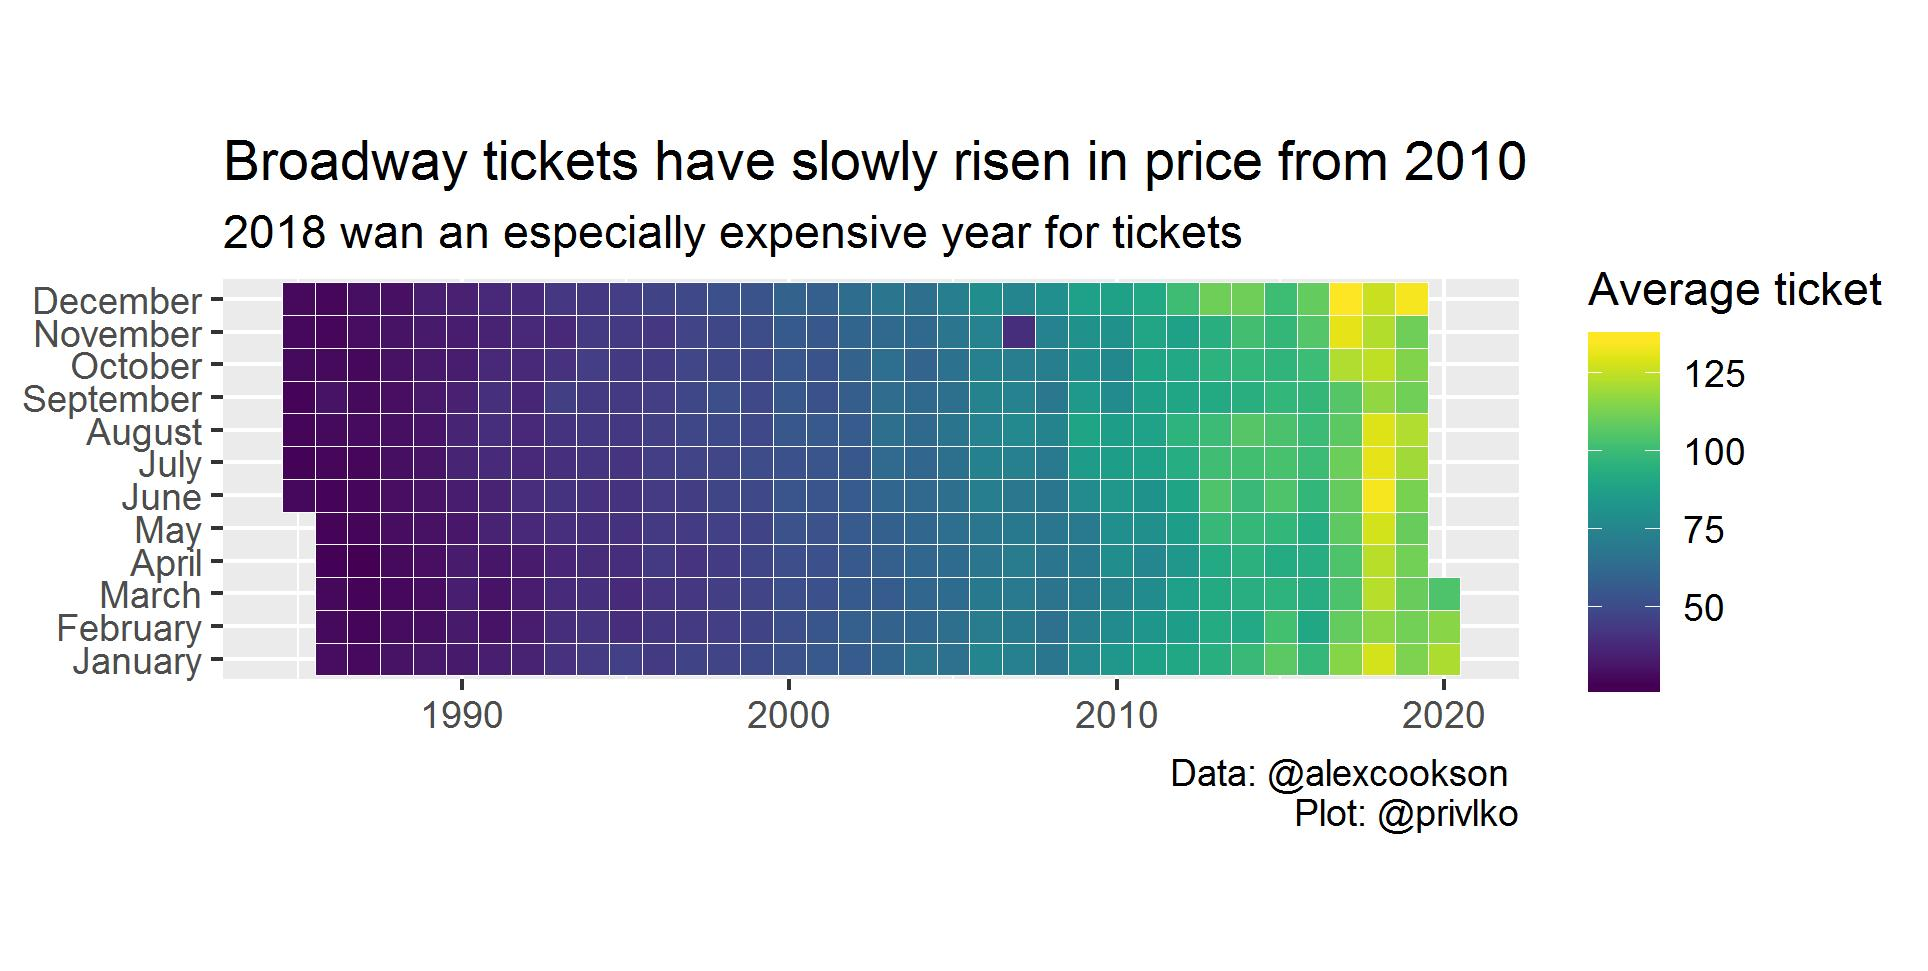

Recreate this plot in R.
library(tidyverse)
library(lubridate)
library(viridis)
library(forcats)
# Get the Data

grosses <- readr::read_csv('https://raw.githubusercontent.com/rfordatascience/tidytuesday/master/data/2020/2020-04-28/grosses.csv', guess_max = 40000)
synopses <- readr::read_csv('https://raw.githubusercontent.com/rfordatascience/tidytuesday/master/data/2020/2020-04-28/synopses.csv')
cpi <- readr::read_csv('https://raw.githubusercontent.com/rfordatascience/tidytuesday/master/data/2020/2020-04-28/cpi.csv')
pre_1985_starts <- readr::read_csv('https://raw.githubusercontent.com/rfordatascience/tidytuesday/master/data/2020/2020-04-28/pre-1985-starts.csv')



# Or read in with tidytuesdayR package (https://github.com/thebioengineer/tidytuesdayR)
# PLEASE NOTE TO USE 2020 DATA YOU NEED TO USE the tidytuesdayR version after Jan 2020.

# Either ISO-8601 date or year/week works!

grosses


grosses %>% 
  ggplot(aes(x=weekly_gross)) +
  geom_density()+
  scale_x_log10(labels= scales::comma)


grosses
b_way

b_way <- 
  grosses %>% 
  mutate(year = year(week_ending),
         month = factor(month(week_ending))) %>% 
  group_by(month, year) %>% 
  summarise(avg_price = mean(avg_ticket_price, na.rm=T)) %>% 
  ungroup() %>% 
  mutate(month = fct_recode(month, 
                            "January"= "1",
                            "February"="2",
                            "March"="3", 
                            "April"="4", 
                            "May"="5",
                            "June"="6",
                            "July"="7", 
                            "August"="8", 
                            "September"="9",
                            "October"="10", 
                            "November"="11", 
                            "December"="12")) 

  
  
  
  b_way

  
  
  ggplot(b_way, aes(x = year,y= month, fill =avg_price))+
    geom_tile(color = "white", size = 0.1)+
    coord_equal()+
    scale_fill_viridis(name = "Average ticket")+
    labs(y=NULL,
         x=NULL,
         title="Broadway tickets have slowly risen in price from 2010",
         subtitle="2018 wan an especially expensive year for tickets",
         caption = "Data: @alexcookson \nPlot: @privlko")
  
  
  ggsave("C:/Users/Ivan/Desktop/R projects/#tidytuesday/tidytuesday/2020/Broadway/broadway.jpg")
  
  